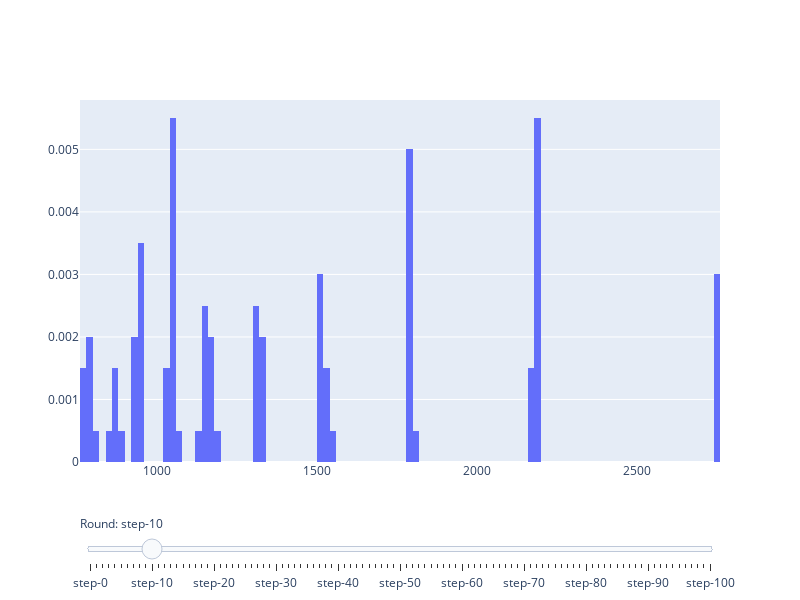

This figure's notebook cell:
### Markdown cell above
# 1.1 scaling_factor = 0.5

### Code cell
num_people = 100
interest_rate = 0.05
scaling_factor = 0.5
iteration_time = 100

wealth_distribution = simulate_society(num_people, interest_rate, scaling_factor, iteration_time)
plot_wealth_distribution(wealth_distribution)
